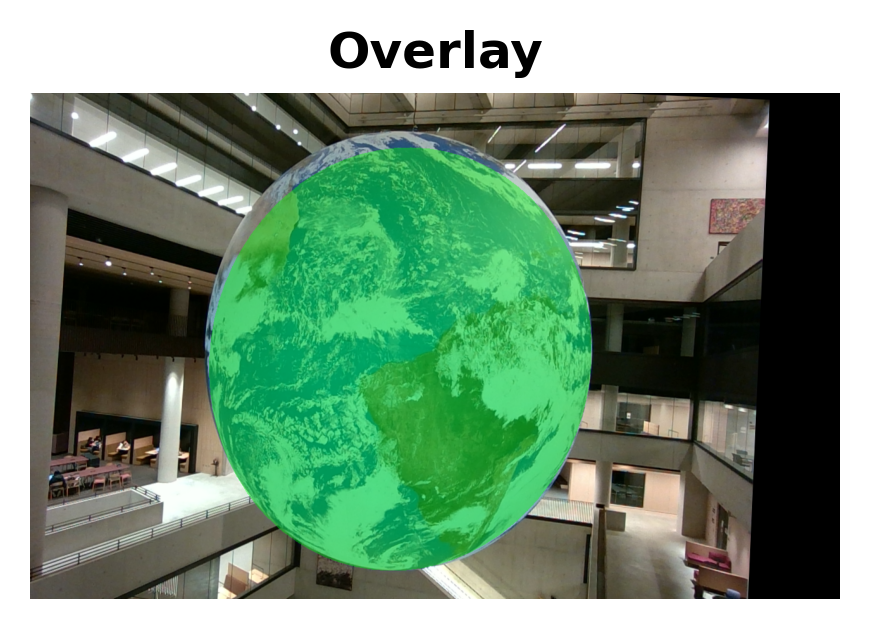
#> input picture results/task2/000000.png, 870 x 629 px
$ python -i final_task1_c_e.py   (imports and definitions only)
#> lines starting #> are read from the running program, lines starting #| are printed output that depends on the picture; after the words box and inside, x2 and y2 are one past the last pixel; in counts of white or black regions, pixels touching at a corner belong together
#> further down, picture is the input picture: shape (629, 870, 3); mean B, G, R 120.6, 146, 116.9
import numpy as np
import cv2
import matplotlib.pyplot as plt
import os
from skimage.measure import CircleModel
from skimage.measure import ransac
import glob

#circle and ellipse--all test cases
# restriction: 1. not for small objects   2. rely on picture quality
#designed for task1--optimal
# better at handle noise

# use circle model for circles, use contour for ellipse

# METHOD 3: color, then choose between circle/ellipse

def color_then_circle_or_ellipse(image, center_weight=0.2, auto_scale_margin=20, use_connected_components=True):
    """
    Enhanced version using connected components with both circle and ellipse fitting
    Compares both methods and chooses the one with better coverage

    Parameters:
    -----------
    image : Input image
    center_weight : float
        Weight for center penalty (0 to 1). Higher values favor more central shapes.
    auto_scale_margin : int
        Pixel margin to add beyond the farthest component point (default: 20 pixels).
    use_connected_components : bool
        If True, use connected components analysis to keep all central data points

    Returns:
    --------
    final_mask : numpy array       Binary mask of the detected shape
    edges : numpy array             Edge detection result (for visualization)
    shape_type : str                'circle' or 'ellipse' indicating which was chosen
    """
#> called with center_weight = 0.2, auto_scale_margin = 20, use_connected_components = True

    H, W = image.shape[:2]
#> H = 629; W = 870
    img_center_x = W / 2
#> img_center_x = 435
    img_center_y = H / 2
#> img_center_y = 314.5
    max_distance = np.sqrt(img_center_x**2 + img_center_y**2)  # diagonal distance
#> max_distance = 536.8
    max_possible_radius = min(H, W) / 2  # Maximum reasonable radius
#> max_possible_radius = 314.5

    # Color threshold, ocean only -- pick blue
    hsv = cv2.cvtColor(image, cv2.COLOR_BGR2HSV)
#> hsv: shape (629, 870, 3); mean H, S, V 31, 77.8, 148.6
    lower_blue = np.array([85, 40, 40])
    upper_blue = np.array([135, 255, 255])
    ocean_mask = cv2.inRange(hsv, lower_blue, upper_blue)
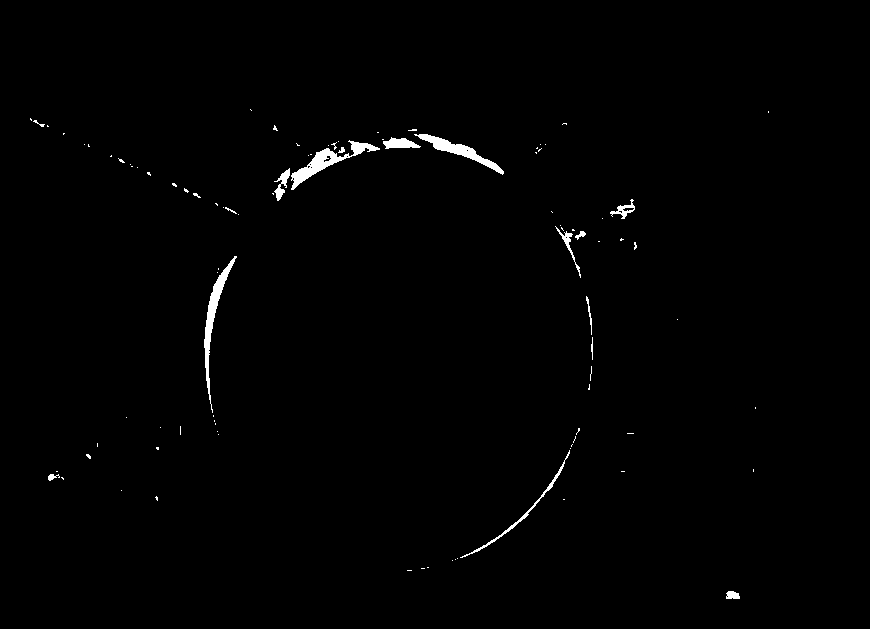
#> ocean_mask: shape (629, 870); 0.83% white; 95 white regions (79 under 20 px), largest, box (x1, y1, x2, y2) and area: (291, 140, 380, 190) 979, (204, 256, 237, 413) 882, (414, 134, 504, 175) 764

    # Smooth mask (remove land + noise)
    kernel = cv2.getStructuringElement(cv2.MORPH_ELLIPSE, (7, 7))
    ocean_mask = cv2.morphologyEx(ocean_mask, cv2.MORPH_OPEN, kernel, iterations=2)
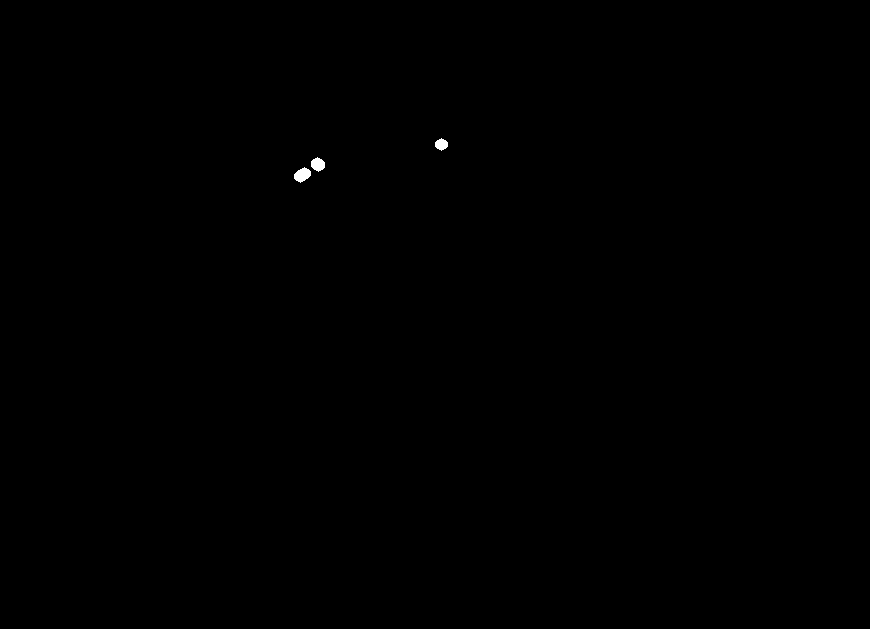
#> ocean_mask: shape (629, 870); 0.08% white; 3 white regions, box (x1, y1, x2, y2) and area: (294, 167, 311, 183) 177, (311, 157, 325, 172) 148, (435, 138, 448, 151) 117
    ocean_mask = cv2.morphologyEx(ocean_mask, cv2.MORPH_CLOSE, kernel, iterations=2)
#> ocean_mask: shape (629, 870); 0.09% white; 2 white regions, box (x1, y1, x2, y2) and area: (294, 157, 325, 183) 373, (435, 138, 448, 151) 117

    if use_connected_components:
        print("  Using connected components analysis...")

        # First, create a center region mask to focus analysis
        # Only analyze the central 80% of the image to avoid background
        center_roi = np.zeros_like(ocean_mask)  # region of interest
        roi_margin_h = int(H * 0.1)  # 10% margin on top/bottom
#> roi_margin_h = 62
        roi_margin_w = int(W * 0.1)  # 10% margin on left/right
#> roi_margin_w = 87
        center_roi[roi_margin_h:H-roi_margin_h, roi_margin_w:W-roi_margin_w] = 255

        # Apply ROI constraint to ocean mask
        ocean_mask_roi = cv2.bitwise_and(ocean_mask, center_roi)

        # Find all connected components in the ROI-constrained ocean mask
        num_labels, labels, stats, centroids = cv2.connectedComponentsWithStats(ocean_mask_roi, connectivity=8)
#> labels: shape (629, 870) int32; 3 distinct labels, from 0 to 2
#> num_labels = 3; stats = [[0, 0, 870, 629, 546740], [435, 138, 13, 13, 117], [294, 157, 31, 26, 373]]; centroids = [[434.6, 314.1], [441, 144], [309.2, 169.6]]

        # Filter components: keep those near the image center
        # This identifies the main globe region(s)
        central_components = []
        for i in range(1, num_labels):  # Skip background (label 0)
            cx, cy = centroids[i]
            area = stats[i, cv2.CC_STAT_AREA]

            # Distance from image center
            dist = np.sqrt((cx - img_center_x)**2 + (cy - img_center_y)**2)

            # Keep components that are:
            # 1. Reasonably large (not tiny noise)
            # 2. Near the center of the image
            if area > 200 and dist < max_distance * 0.5:  # Within 50% of diagonal
                central_components.append(i)
#> this loop made 2 passes
#> (cx, cy, area, dist) on passes 1 to 2: (441, 144, 117, 170.6), (309.2, 169.6, 373, 191.9)
#> after the loop, central_components = [2]

        # Create mask of all central components
        central_mask = np.zeros_like(ocean_mask)
        for comp_id in central_components:
            central_mask[labels == comp_id] = 255
#> this loop made 1 pass
#> central_mask: shape (629, 870); 0.07% white; 1 white region, box (x1, y1, x2, y2) and area: (294, 157, 325, 183) 373

        # Extract boundary points from the central components
        kernel_boundary = np.ones((3, 3), np.uint8)
        eroded = cv2.erode(central_mask, kernel_boundary, iterations=1)
#> eroded: shape (629, 870); 0.05% white; 1 white region, box (x1, y1, x2, y2) and area: (295, 159, 324, 181) 264
        boundary = cv2.subtract(central_mask, eroded)
#> boundary: shape (629, 870); 0.02% white in thin lines or dots, all inside (x1, y1, x2, y2) = (294, 157, 325, 183)

        edges = boundary

        # Use boundary points for shape fitting
        boundary_ys, boundary_xs = np.where(boundary > 0)
#> boundary_ys = 109 values from 157 to 182; boundary_xs = 109 values, max 324 at index 22, min 294 at index 75, mean 309.1

        print(f"  Total central region pixels: {np.sum(central_mask > 0)}")
#|   Total central region pixels: 373
        print(f"  Boundary points: {len(boundary_xs)}")
#|   Boundary points: 109

        # Use boundary points
        if len(boundary_xs) > 100:
            points_xs = boundary_xs
#> points_xs has the same summary as boundary_xs
            points_ys = boundary_ys
#> points_ys = 109 values from 157 to 182
        else:
            # Fallback: use all central points
            ys, xs = np.where(central_mask > 0)
            points_xs = xs
            points_ys = ys

    else:
        # Apply Canny edge detection on the color mask (original method)
        edges = cv2.Canny(ocean_mask, 80, 180)
        points_ys, points_xs = np.where(edges > 0)

        # For non-connected components, use all edge points
        ys, xs = np.where(edges > 0)
        central_mask = ocean_mask

    # Extract points for shape fitting
    points = np.column_stack([points_xs, points_ys])
#> points = 109 pairs, first value 294 to 324, second value 157 to 182
    print(f"  Using {len(points)} points for shape fitting")
#|   Using 109 points for shape fitting

    # Get all interest points for coverage calculation
    all_ys, all_xs = np.where(central_mask > 0)
#> all_ys = 373 values from 157 to 182; all_xs = 373 values, max 324 at index 52, min 294 at index 267, mean 309.2
    total_interest_points = len(all_xs)
#> total_interest_points = 373
    print(f"  Total interest points to cover: {total_interest_points}")
#|   Total interest points to cover: 373

    # ========== FIT CIRCLE ==========
    print("\n  === FITTING CIRCLE ===")
    best_circle = None
    best_circle_coverage = 0
    n_iterations = 10

    if use_connected_components and len(points) >= 3:
        for i in range(n_iterations):
            try:
                circle, inliers = ransac(points, CircleModel, min_samples=3,
                                        residual_threshold=3, max_trials=2000)
                xc, yc, r = circle.params

                # Check if center is within frame boundary
                if not (0 <= xc < W and 0 <= yc < H):
                    print(f"  Trial {i+1}: Circle center outside frame, skipping")
                    continue

                r = r + auto_scale_margin  # Extend radius a bit

                # Calculate coverage: how many interest points are inside this circle
                distances = np.sqrt((all_xs - xc)**2 + (all_ys - yc)**2)
                points_inside = np.sum(distances <= r)
                coverage_ratio = points_inside / total_interest_points if total_interest_points > 0 else 0

                print(f"  Trial {i+1}: center=({xc:.1f}, {yc:.1f}), r={r:.1f}, "
                      f"coverage={points_inside}/{total_interest_points} ({coverage_ratio:.3f})")

                if coverage_ratio > best_circle_coverage:
                    best_circle_coverage = coverage_ratio
                    best_circle = (xc, yc, r)

            except Exception as e:
                print(f"  Trial {i+1} failed: {e}")
                continue
#> this loop made 10 passes
#> (xc, yc, r, best_circle_coverage) on pass 1: (315.5, 165.7, 27.64, 1)
#> (xc, yc, r) on passes 2 to 7: (302.7, 159.1, 39.9), (315.7, 165.4, 27.39), (316.4, 179.9, 39.84), (303, 160.6, 38.81), (301.2, 158.4, 40.82), (315.9, 180.3, 40.11)
#|   Trial 1: center=(315.5, 165.7), r=27.6, coverage=373/373 (1.000)
#|   Trial 2: center=(302.7, 159.1), r=39.9, coverage=373/373 (1.000)
#|   Trial 3: center=(315.7, 165.4), r=27.4, coverage=373/373 (1.000)
#|   Trial 4: center=(316.4, 179.9), r=39.8, coverage=373/373 (1.000)
#|   Trial 5: center=(303.0, 160.6), r=38.8, coverage=373/373 (1.000)
#|   Trial 6: center=(301.2, 158.4), r=40.8, coverage=373/373 (1.000)
#|   Trial 7: center=(315.9, 180.3), r=40.1, coverage=373/373 (1.000)
#|   Trial 8: center=(315.7, 165.4), r=27.4, coverage=373/373 (1.000)
#> (further printed lines are left out)
#> after the loop, best_circle_coverage = 1
    else:
        try:
            circle, inliers = ransac(points, CircleModel, min_samples=3,
                                  residual_threshold=3, max_trials=2000)
            xc, yc, r = circle.params

            # Check if center is within frame boundary
            if 0 <= xc < W and 0 <= yc < H:
                distances = np.sqrt((all_xs - xc)**2 + (all_ys - yc)**2)
                points_inside = np.sum(distances <= r)
                best_circle_coverage = points_inside / total_interest_points if total_interest_points > 0 else 0
                best_circle = (xc, yc, r)
                print(f"  Circle: center=({xc:.1f}, {yc:.1f}), r={r:.1f}, coverage={best_circle_coverage:.3f}")
            else:
                print(f"  Circle center outside frame, skipping")
        except Exception as e:
            print(f"  Circle fitting failed: {e}")

    # ========== FIT ELLIPSE ==========
    print("\n  === FITTING ELLIPSE ===")
    best_ellipse = None
    best_ellipse_coverage = 0

    if len(points) >= 5:
        for i in range(n_iterations):
            try:
                # Sample points for ellipse fitting
                if len(points) > 1000:
                    # Subsample for efficiency
                    indices = np.random.choice(len(points), 1000, replace=False)
                    sample_points = points[indices]
                else:
                    sample_points = points

                # Fit ellipse using OpenCV
                contour = sample_points.reshape(-1, 1, 2).astype(np.int32)
                ellipse = cv2.fitEllipse(contour)
                (cx, cy), (MA, ma), angle = ellipse

                # Check if center is within frame boundary
                if not (0 <= cx < W and 0 <= cy < H):
                    print(f"  Trial {i+1}: Ellipse center outside frame, skipping")
                    continue

                # Add margin to axes
                MA = MA + 2 * auto_scale_margin
                ma = ma + 2 * auto_scale_margin

                # Semi-axes
                a = MA / 2
                b = ma / 2
                angle_rad = np.deg2rad(angle)

                # Calculate coverage: transform points to ellipse coordinate system
                xp = all_xs - cx
                yp = all_ys - cy
                xr = xp * np.cos(angle_rad) + yp * np.sin(angle_rad)
                yr = -xp * np.sin(angle_rad) + yp * np.cos(angle_rad)

                # Check if points are inside ellipse
                inside = (xr**2 / a**2 + yr**2 / b**2) <= 1
                points_inside = np.sum(inside)
                coverage_ratio = points_inside / total_interest_points if total_interest_points > 0 else 0

                print(f"  Trial {i+1}: center=({cx:.1f}, {cy:.1f}), axes=({a:.1f}, {b:.1f}), "
                      f"angle={angle:.1f}°, coverage={points_inside}/{total_interest_points} ({coverage_ratio:.3f})")

                if coverage_ratio > best_ellipse_coverage:
                    best_ellipse_coverage = coverage_ratio
                    best_ellipse = ((cx, cy), (MA, ma), angle)

            except Exception as e:
                print(f"  Trial {i+1} failed: {e}")
                continue
#> this loop made 10 passes
#> (best_ellipse_coverage, best_ellipse) on pass 1: (1, ((309.7, 169.3), (52.05, 78.67), 56.51))
#|   Trial 1: center=(309.7, 169.3), axes=(26.0, 39.3), angle=56.5°, coverage=373/373 (1.000)
#|   Trial 2: center=(309.7, 169.3), axes=(26.0, 39.3), angle=56.5°, coverage=373/373 (1.000)
#|   Trial 3: center=(309.7, 169.3), axes=(26.0, 39.3), angle=56.5°, coverage=373/373 (1.000)
#|   Trial 4: center=(309.7, 169.3), axes=(26.0, 39.3), angle=56.5°, coverage=373/373 (1.000)
#|   Trial 5: center=(309.7, 169.3), axes=(26.0, 39.3), angle=56.5°, coverage=373/373 (1.000)
#|   Trial 6: center=(309.7, 169.3), axes=(26.0, 39.3), angle=56.5°, coverage=373/373 (1.000)
#|   Trial 7: center=(309.7, 169.3), axes=(26.0, 39.3), angle=56.5°, coverage=373/373 (1.000)
#|   Trial 8: center=(309.7, 169.3), axes=(26.0, 39.3), angle=56.5°, coverage=373/373 (1.000)
#> (further printed lines are left out)
#> after the loop, best_ellipse_coverage = 1
    else:
        print("  Insufficient points for ellipse fitting")

    # ========== COMPARE AND CHOOSE ==========
    print("\n  === COMPARISON ===")

    # Calculate scores: high coverage + small size = better score
    # Score = coverage / normalized_size
    # This rewards tight-fitting shapes that capture the data efficiently

    circle_score = 0
    ellipse_score = 0

    if best_circle is not None:
        xc, yc, r = best_circle
#> xc = 315.5; yc = 165.7; r = 27.64
        # Normalize radius by max possible radius
        normalized_circle_size = r / max_possible_radius
#> normalized_circle_size = 0.0879
        # Score: coverage divided by size (higher coverage and smaller size = better)
        circle_score = best_circle_coverage / (normalized_circle_size + 0.3)  # +0.1 to avoid division by zero
#> circle_score = 2.58
        print(f"  Circle: coverage={best_circle_coverage:.3f}, radius={r:.1f}, "
              f"norm_size={normalized_circle_size:.3f}, score={circle_score:.3f}")
#|   Circle: coverage=1.000, radius=27.6, norm_size=0.088, score=2.578
    else:
        print(f"  Circle: No valid fit")

    if best_ellipse is not None:
        (cx, cy), (MA, ma), angle = best_ellipse
        # Normalize ellipse size by average of semi-axes
        avg_axis = (MA/2 + ma/2) / 2
#> avg_axis = 32.68
        normalized_ellipse_size = avg_axis / max_possible_radius
#> normalized_ellipse_size = 0.104
        # Score: coverage divided by size
        ellipse_score = best_ellipse_coverage / (normalized_ellipse_size + 0.3)
#> ellipse_score = 2.48
        print(f"  Ellipse: coverage={best_ellipse_coverage:.3f}, avg_axis={avg_axis:.1f}, "
              f"norm_size={normalized_ellipse_size:.3f}, score={ellipse_score:.3f}")
#|   Ellipse: coverage=1.000, avg_axis=32.7, norm_size=0.104, score=2.476
    else:
        print(f"  Ellipse: No valid fit")

    final_mask = np.zeros((H, W), dtype=np.uint8)
    shape_type = None

    if best_circle is None and best_ellipse is None:
        print("  No valid shapes found, returning ocean mask")
        return ocean_mask, edges, "none"
    elif best_circle is None:
        print("  → Chose ELLIPSE (only valid option)")
        (cx, cy), (MA, ma), angle = best_ellipse
        cv2.ellipse(final_mask, best_ellipse, 255, -1)
        shape_type = "ellipse"
        print(f"  Final: center=({cx:.1f}, {cy:.1f}), axes=({MA/2:.1f}, {ma/2:.1f}), angle={angle:.1f}°")
    elif best_ellipse is None:
        print("  → Chose CIRCLE (only valid option)")
        xc, yc, r = best_circle
        Y, X = np.ogrid[:H, :W]
        final_mask = ((X - xc)**2 + (Y - yc)**2 <= r*r).astype(np.uint8) * 255
        shape_type = "circle"
        print(f"  Final: center=({xc:.1f}, {yc:.1f}), radius={r:.1f}")
    elif ellipse_score > circle_score and best_ellipse_coverage > 0.9:
        print(f"  → Chose ELLIPSE (better score: {ellipse_score:.3f} > {circle_score:.3f})")
        (cx, cy), (MA, ma), angle = best_ellipse
        cv2.ellipse(final_mask, best_ellipse, 255, -1)
        shape_type = "ellipse"
        print(f"  Final: center=({cx:.1f}, {cy:.1f}), axes=({MA/2:.1f}, {ma/2:.1f}), angle={angle:.1f}°")
    else:
        print(f"  → Chose CIRCLE (better score: {circle_score:.3f} >= {ellipse_score:.3f})")
#|   → Chose CIRCLE (better score: 2.578 >= 2.476)
        xc, yc, r = best_circle
        Y, X = np.ogrid[:H, :W]
#> Y = 629 values from 0 to 628
        final_mask = ((X - xc)**2 + (Y - yc)**2 <= r*r).astype(np.uint8) * 255
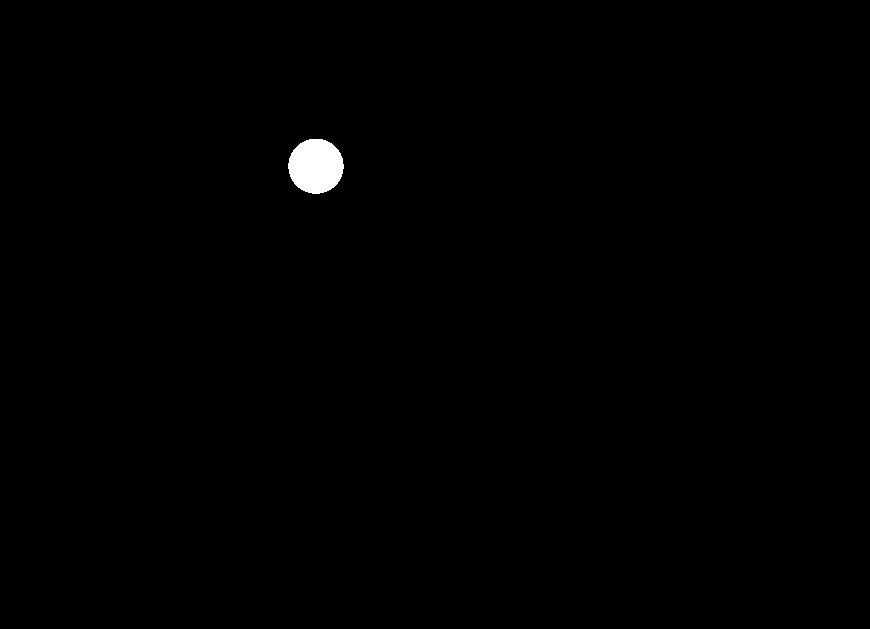
#> final_mask: shape (629, 870); 0.44% white; 1 white region, box (x1, y1, x2, y2) and area: (288, 139, 344, 194) 2397
        shape_type = "circle"
        print(f"  Final: center=({xc:.1f}, {yc:.1f}), radius={r:.1f}")
#|   Final: center=(315.5, 165.7), radius=27.6

    return final_mask, edges, shape_type

# EVALUATION

# [104 lines left out: functions calculate_metrics, test_on_single_image, not called in this run]


# MAIN
# [16 lines not run here, left out]

>>> import cv2
>>> picture = cv2.imread('../results/task2/000000.png')
>>> result = color_then_circle_or_ellipse(picture)
